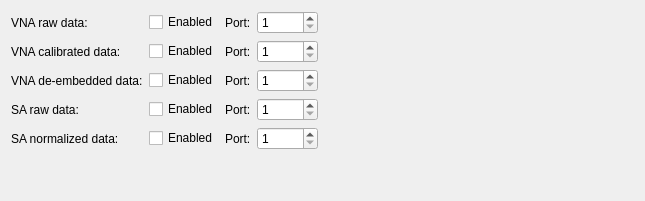
      <widget class="QWidget" name="StreamingServers">
       <layout class="QHBoxLayout" name="horizontalLayout_14">
        <item>
         <layout class="QVBoxLayout" name="verticalLayout_23">
          <item>
           <layout class="QGridLayout" name="gridLayout_2">
            <item row="0" column="0">
             <widget class="QLabel" name="label_32">
              <property name="text">
               <string>VNA raw data:</string>
              </property>
             </widget>
            </item>
            <item row="0" column="1">
             <widget class="QCheckBox" name="streamingServerVNArawEnabled">
              <property name="text">
               <string>Enabled</string>
              </property>
             </widget>
            </item>
            <item row="0" column="2">
             <widget class="QLabel" name="label_33">
              <property name="text">
               <string>Port:</string>
              </property>
             </widget>
            </item>
            <item row="0" column="3">
             <widget class="QSpinBox" name="streamingServerVNArawPort">
              <property name="minimum">
               <number>1</number>
              </property>
              <property name="maximum">
               <number>65535</number>
              </property>
             </widget>
            </item>
            <item row="1" column="0">
             <widget class="QLabel" name="label_55">
              <property name="text">
               <string>VNA calibrated data:</string>
              </property>
             </widget>
            </item>
            <item row="1" column="1">
             <widget class="QCheckBox" name="streamingServerVNAcalibratedEnabled">
              <property name="text">
               <string>Enabled</string>
              </property>
             </widget>
            </item>
            <item row="1" column="2">
             <widget class="QLabel" name="label_34">
              <property name="text">
               <string>Port:</string>
              </property>
             </widget>
            </item>
            <item row="1" column="3">
             <widget class="QSpinBox" name="streamingServerVNAcalibratedPort">
              <property name="minimum">
               <number>1</number>
              </property>
              <property name="maximum">
               <number>65535</number>
              </property>
             </widget>
            </item>
            <item row="2" column="0">
             <widget class="QLabel" name="label_57">
              <property name="text">
               <string>VNA de-embedded data:</string>
              </property>
             </widget>
            </item>
            <item row="2" column="1">
             <widget class="QCheckBox" name="streamingServerVNAdeembeddedEnabled">
              <property name="text">
               <string>Enabled</string>
              </property>
             </widget>
            </item>
            <item row="2" column="2">
             <widget class="QLabel" name="label_56">
              <property name="text">
               <string>Port:</string>
              </property>
             </widget>
            </item>
            <item row="2" column="3">
             <widget class="QSpinBox" name="streamingServerVNAdeembeddedPort">
              <property name="minimum">
               <number>1</number>
              </property>
              <property name="maximum">
               <number>65535</number>
              </property>
             </widget>
            </item>
            <item row="3" column="0">
             <widget class="QLabel" name="label_59">
              <property name="text">
               <string>SA raw data:</string>
              </property>
             </widget>
            </item>
            <item row="3" column="1">
             <widget class="QCheckBox" name="streamingServerSArawEnabled">
              <property name="text">
               <string>Enabled</string>
              </property>
             </widget>
            </item>
            <item row="3" column="2">
             <widget class="QLabel" name="label_58">
              <property name="text">
               <string>Port:</string>
              </property>
             </widget>
            </item>
            <item row="3" column="3">
             <widget class="QSpinBox" name="streamingServerSArawPort">
              <property name="minimum">
               <number>1</number>
              </property>
              <property name="maximum">
               <number>65535</number>
              </property>
             </widget>
            </item>
            <item row="4" column="0">
             <widget class="QLabel" name="label_61">
              <property name="text">
               <string>SA normalized data:</string>
              </property>
             </widget>
            </item>
            <item row="4" column="1">
             <widget class="QCheckBox" name="streamingServerSAnormalizedEnabled">
              <property name="text">
               <string>Enabled</string>
              </property>
             </widget>
            </item>
            <item row="4" column="2">
             <widget class="QLabel" name="label_60">
              <property name="text">
               <string>Port:</string>
              </property>
             </widget>
            </item>
            <item row="4" column="3">
             <widget class="QSpinBox" name="streamingServerSAnormalizedPort">
              <property name="minimum">
               <number>1</number>
              </property>
              <property name="maximum">
               <number>65535</number>
              </property>
             </widget>
            </item>
           </layout>
          </item>
          <item>
           <spacer name="verticalSpacer_8">
            <property name="orientation">
             <enum>Qt::Orientation::Vertical</enum>
            </property>
            <property name="sizeHint" stdset="0">
             <size>
              <width>20</width>
              <height>40</height>
             </size>
            </property>
           </spacer>
          </item>
         </layout>
        </item>
        <item>
         <spacer name="horizontalSpacer_10">
          <property name="orientation">
           <enum>Qt::Orientation::Horizontal</enum>
          </property>
          <property name="sizeHint" stdset="0">
           <size>
            <width>316</width>
            <height>20</height>
           </size>
          </property>
         </spacer>
        </item>
       </layout>
      </widget>
